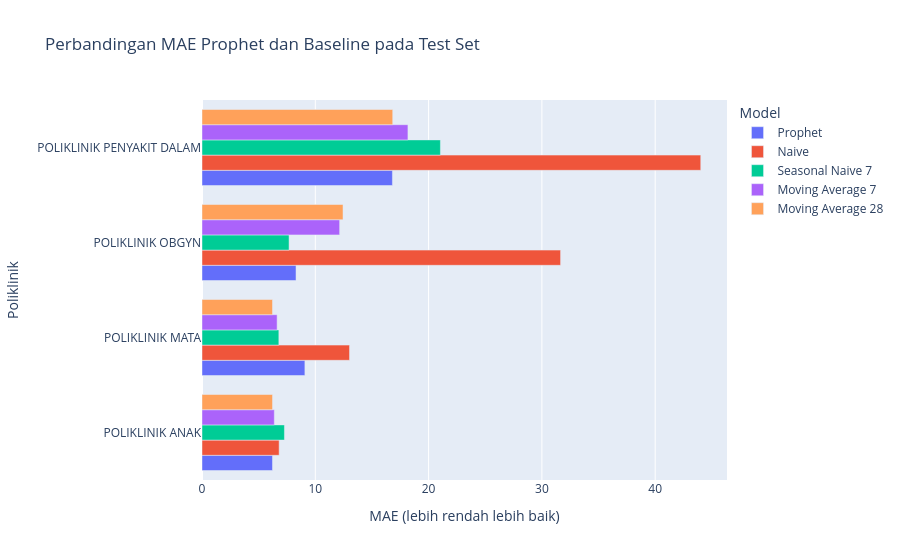

Notebook cell for this chart:
### Code cell
fig = px.bar(
    metrics_df, x='mae', y='poli', color='model', barmode='group',
    title='Perbandingan MAE Prophet dan Baseline pada Test Set',
    labels={'mae': 'MAE (lebih rendah lebih baik)', 'poli': 'Poliklinik', 'model': 'Model'},
)
fig.show()

evaluation_summary = []
for poli, group in metrics_df.groupby('poli'):
    prophet_row = group[group['model'] == 'Prophet'].iloc[0]
    best_baseline = group[group['model'] != 'Prophet'].sort_values('mae').iloc[0]
    evaluation_summary.append({
        'poli': poli,
        'mae_prophet': prophet_row['mae'],
        'baseline_terbaik': best_baseline['model'],
        'mae_baseline': best_baseline['mae'],
        'prophet_unggul': bool(prophet_row['mae'] <= best_baseline['mae']),
    })
evaluation_summary = pd.DataFrame(evaluation_summary)
display(evaluation_summary)

### Figure 1 — Plotly figure (JSON) as saved in the notebook; plotly's stock layout.template omitted (floating-point values rounded to 4 significant figures)
{"data": [{"alignmentgroup": "True", "hovertemplate": "Model=Prophet<br>MAE (lebih rendah lebih baik)=%{x}<br>Poliklinik=%{y}<extra></extra>", "legendgroup": "Prophet", "marker": {"color": "#636efa", "pattern": {"shape": ""}}, "name": "Prophet", "offsetgroup": "Prophet", "orientation": "h", "showlegend": true, "textposition": "auto", "type": "bar", "x": [6.22, 9.081, 8.3, 16.81], "xaxis": "x", "y": ["POLIKLINIK ANAK", "POLIKLINIK MATA", "POLIKLINIK OBGYN", "POLIKLINIK PENYAKIT DALAM"], "yaxis": "y"}, {"alignmentgroup": "True", "hovertemplate": "Model=Naive<br>MAE (lebih rendah lebih baik)=%{x}<br>Poliklinik=%{y}<extra></extra>", "legendgroup": "Naive", "marker": {"color": "#EF553B", "pattern": {"shape": ""}}, "name": "Naive", "offsetgroup": "Naive", "orientation": "h", "showlegend": true, "textposition": "auto", "type": "bar", "x": [6.809, 13.02, 31.65, 44.02], "xaxis": "x", "y": ["POLIKLINIK ANAK", "POLIKLINIK MATA", "POLIKLINIK OBGYN", "POLIKLINIK PENYAKIT DALAM"], "yaxis": "y"}, {"alignmentgroup": "True", "hovertemplate": "Model=Seasonal Naive 7<br>MAE (lebih rendah lebih baik)=%{x}<br>Poliklinik=%{y}<extra></extra>", "legendgroup": "Seasonal Naive 7", "marker": {"color": "#00cc96", "pattern": {"shape": ""}}, "name": "Seasonal Naive 7", "offsetgroup": "Seasonal Naive 7", "orientation": "h", "showlegend": true, "textposition": "auto", "type": "bar", "x": [7.277, 6.783, 7.684, 21.04], "xaxis": "x", "y": ["POLIKLINIK ANAK", "POLIKLINIK MATA", "POLIKLINIK OBGYN", "POLIKLINIK PENYAKIT DALAM"], "yaxis": "y"}, {"alignmentgroup": "True", "hovertemplate": "Model=Moving Average 7<br>MAE (lebih rendah lebih baik)=%{x}<br>Poliklinik=%{y}<extra></extra>", "legendgroup": "Moving Average 7", "marker": {"color": "#ab63fa", "pattern": {"shape": ""}}, "name": "Moving Average 7", "offsetgroup": "Moving Average 7", "orientation": "h", "showlegend": true, "textposition": "auto", "type": "bar", "x": [6.383, 6.63, 12.15, 18.18], "xaxis": "x", "y": ["POLIKLINIK ANAK", "POLIKLINIK MATA", "POLIKLINIK OBGYN", "POLIKLINIK PENYAKIT DALAM"], "yaxis": "y"}, {"alignmentgroup": "True", "hovertemplate": "Model=Moving Average 28<br>MAE (lebih rendah lebih baik)=%{x}<br>Poliklinik=%{y}<extra></extra>", "legendgroup": "Moving Average 28", "marker": {"color": "#FFA15A", "pattern": {"shape": ""}}, "name": "Moving Average 28", "offsetgroup": "Moving Average 28", "orientation": "h", "showlegend": true, "textposition": "auto", "type": "bar", "x": [6.224, 6.222, 12.45, 16.83], "xaxis": "x", "y": ["POLIKLINIK ANAK", "POLIKLINIK MATA", "POLIKLINIK OBGYN", "POLIKLINIK PENYAKIT DALAM"], "yaxis": "y"}], "layout": {"barmode": "group", "legend": {"title": {"text": "Model"}, "tracegroupgap": 0}, "title": {"text": "Perbandingan MAE Prophet dan Baseline pada Test Set"}, "xaxis": {"anchor": "y", "domain": [0, 1], "title": {"text": "MAE (lebih rendah lebih baik)"}}, "yaxis": {"anchor": "x", "domain": [0, 1], "title": {"text": "Poliklinik"}}}}
